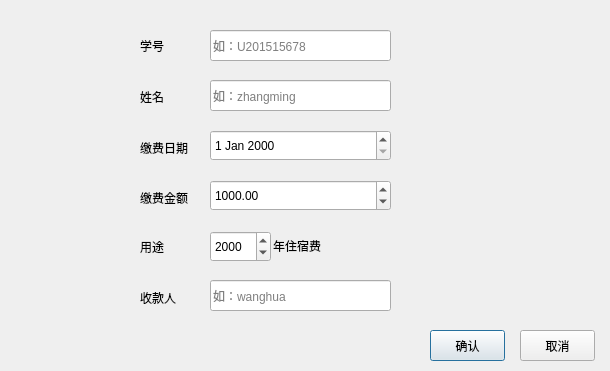
<?xml version="1.0" encoding="UTF-8"?>
<ui version="4.0">
 <class>dlg_2</class>
 <widget class="QDialog" name="dlg_2">
  <property name="geometry">
   <rect>
    <x>0</x>
    <y>0</y>
    <width>610</width>
    <height>371</height>
   </rect>
  </property>
  <property name="windowTitle">
   <string>录入学生住宿缴费信息</string>
  </property>
  <widget class="QLabel" name="label">
   <property name="geometry">
    <rect>
     <x>140</x>
     <y>30</y>
     <width>54</width>
     <height>31</height>
    </rect>
   </property>
   <property name="text">
    <string>学号</string>
   </property>
  </widget>
  <widget class="QLineEdit" name="lineEdit">
   <property name="geometry">
    <rect>
     <x>210</x>
     <y>30</y>
     <width>181</width>
     <height>31</height>
    </rect>
   </property>
   <property name="placeholderText">
    <string>如：U201515678</string>
   </property>
  </widget>
  <widget class="QLabel" name="label_2">
   <property name="geometry">
    <rect>
     <x>140</x>
     <y>81</y>
     <width>54</width>
     <height>31</height>
    </rect>
   </property>
   <property name="text">
    <string>姓名</string>
   </property>
  </widget>
  <widget class="QLineEdit" name="lineEdit_2">
   <property name="geometry">
    <rect>
     <x>210</x>
     <y>80</y>
     <width>181</width>
     <height>31</height>
    </rect>
   </property>
   <property name="placeholderText">
    <string>如：zhangming</string>
   </property>
  </widget>
  <widget class="QLabel" name="label_3">
   <property name="geometry">
    <rect>
     <x>140</x>
     <y>132</y>
     <width>54</width>
     <height>31</height>
    </rect>
   </property>
   <property name="text">
    <string>缴费日期</string>
   </property>
  </widget>
  <widget class="QDateEdit" name="dateEdit">
   <property name="geometry">
    <rect>
     <x>210</x>
     <y>130</y>
     <width>181</width>
     <height>31</height>
    </rect>
   </property>
  </widget>
  <widget class="QLabel" name="label_4">
   <property name="geometry">
    <rect>
     <x>140</x>
     <y>182</y>
     <width>54</width>
     <height>31</height>
    </rect>
   </property>
   <property name="text">
    <string>缴费金额</string>
   </property>
  </widget>
  <widget class="QDoubleSpinBox" name="doubleSpinBox">
   <property name="geometry">
    <rect>
     <x>210</x>
     <y>180</y>
     <width>181</width>
     <height>31</height>
    </rect>
   </property>
   <property name="maximum">
    <double>10000.000000000000000</double>
   </property>
   <property name="value">
    <double>1000.000000000000000</double>
   </property>
  </widget>
  <widget class="QLabel" name="label_5">
   <property name="geometry">
    <rect>
     <x>140</x>
     <y>231</y>
     <width>54</width>
     <height>31</height>
    </rect>
   </property>
   <property name="text">
    <string>用途</string>
   </property>
  </widget>
  <widget class="QLineEdit" name="lineEdit_3">
   <property name="geometry">
    <rect>
     <x>210</x>
     <y>280</y>
     <width>181</width>
     <height>31</height>
    </rect>
   </property>
   <property name="placeholderText">
    <string>如：wanghua</string>
   </property>
  </widget>
  <widget class="QLabel" name="label_6">
   <property name="geometry">
    <rect>
     <x>140</x>
     <y>282</y>
     <width>54</width>
     <height>31</height>
    </rect>
   </property>
   <property name="text">
    <string>收款人</string>
   </property>
  </widget>
  <widget class="QPushButton" name="pushButton">
   <property name="geometry">
    <rect>
     <x>430</x>
     <y>330</y>
     <width>75</width>
     <height>31</height>
    </rect>
   </property>
   <property name="cursor">
    <cursorShape>PointingHandCursor</cursorShape>
   </property>
   <property name="text">
    <string>确认</string>
   </property>
  </widget>
  <widget class="QPushButton" name="pushButton_2">
   <property name="geometry">
    <rect>
     <x>520</x>
     <y>330</y>
     <width>75</width>
     <height>31</height>
    </rect>
   </property>
   <property name="cursor">
    <cursorShape>PointingHandCursor</cursorShape>
   </property>
   <property name="text">
    <string>取消</string>
   </property>
  </widget>
  <widget class="QDateEdit" name="dateEdit_2">
   <property name="geometry">
    <rect>
     <x>210</x>
     <y>231</y>
     <width>61</width>
     <height>31</height>
    </rect>
   </property>
   <property name="displayFormat">
    <string>yyyy</string>
   </property>
  </widget>
  <widget class="QLabel" name="label_7">
   <property name="geometry">
    <rect>
     <x>273</x>
     <y>230</y>
     <width>121</width>
     <height>31</height>
    </rect>
   </property>
   <property name="text">
    <string>年住宿费</string>
   </property>
  </widget>
 </widget>
 <resources/>
 <connections>
  <connection>
   <sender>pushButton</sender>
   <signal>clicked()</signal>
   <receiver>dlg_2</receiver>
   <slot>accept()</slot>
   <hints>
    <hint type="sourcelabel">
     <x>478</x>
     <y>343</y>
    </hint>
    <hint type="destinationlabel">
     <x>354</x>
     <y>343</y>
    </hint>
   </hints>
  </connection>
  <connection>
   <sender>pushButton_2</sender>
   <signal>clicked()</signal>
   <receiver>dlg_2</receiver>
   <slot>close()</slot>
   <hints>
    <hint type="sourcelabel">
     <x>533</x>
     <y>338</y>
    </hint>
    <hint type="destinationlabel">
     <x>570</x>
     <y>269</y>
    </hint>
   </hints>
  </connection>
 </connections>
</ui>
